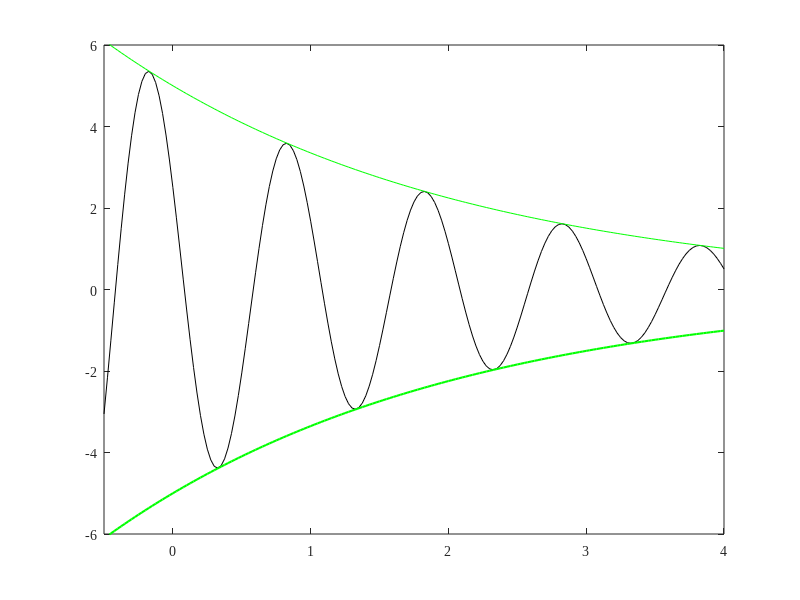

This chart was generated by the following MATLAB code: (Note: this script raises an error after producing the figure.)
% Duseni sinusni signal
clear all; close all;

tz = -0.5; tk = 4; dt = 0.025; % podatki o casovni skali, casovni inkrement
t = tz : dt: tk;
A = 5.0;  T = 1.0; T1 = 2.5; phi = pi/3;    %podaki o signalu
f1 = A * cos(2*pi/T*t + phi).*exp(-t/T1);   %signal
f2 = A * exp(-t/T1); f3 = -A * exp(-t/T1);  %ovojnica signala

%Izris slike
plot(t, f1, 'k', t, f2, 'g', t, f3, 'g', 'LineWidth', 1.5);
axis([tz tk -6 6]);
set(gca, 'FontName', 'Times New Roman', 'FontSite', 12);
set(gca, 'XTick', [-0.5 0 0.5 1 1.5 2 2.5 3 3.5 4 4.5 5 5.5]);
grid;
xlabel('cas {\itt} [s]');
ylabel('f(t) = A*cos(wt + phi)*exp(-t/T1)');
title('Duseni sinusni signal');
